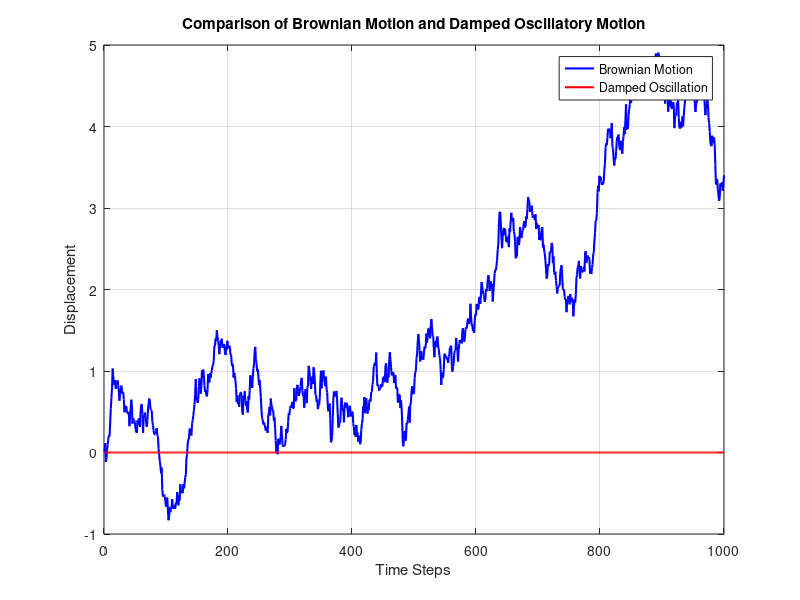
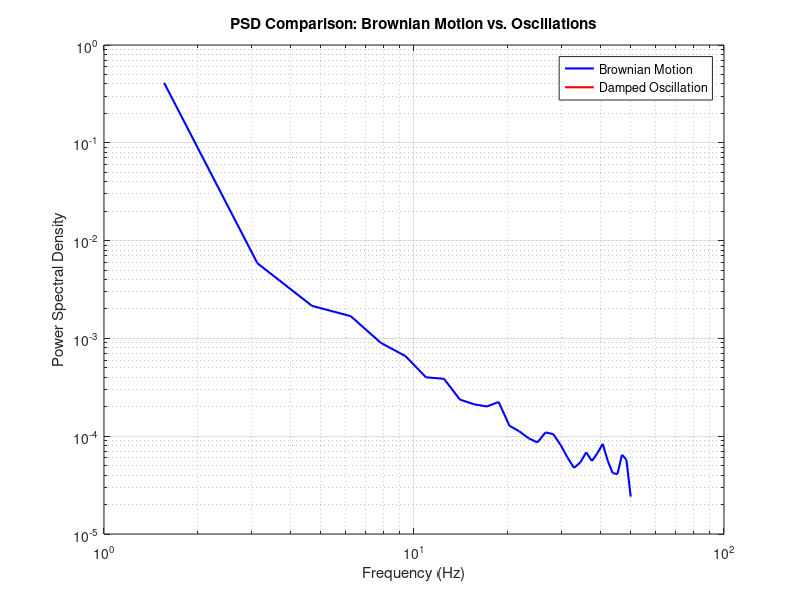

MATLAB code for these plots, in order:
clear; clc; close all;

%% Parameters
T = 1000;       % Number of time steps
dt = 0.01;      % Time step size
sigma = 1;      % Brownian motion intensity
gamma = 0.1;    % Damping coefficient
omega = 1.0;    % Natural frequency of the oscillator

%% Brownian Motion Simulation
xi = sigma * sqrt(dt) * randn(1, T); % Gaussian noise
x_bm = cumsum(xi); % Cumulative sum for Brownian motion

%% Damped Harmonic Oscillator Simulation
x_osc = zeros(1, T);
v = 0; % Initial velocity

for t = 2:T
    a = -omega^2 * x_osc(t-1) - gamma * v; % Acceleration
    v = v + a * dt; % Update velocity
    x_osc(t) = x_osc(t-1) + v * dt; % Update position
end

%% Plot Time Series
figure;
plot(1:T, x_bm, 'b', 'LineWidth', 1.5); hold on;
plot(1:T, x_osc, 'r', 'LineWidth', 1.5);
xlabel('Time Steps');
ylabel('Displacement');
legend('Brownian Motion', 'Damped Oscillation');
title('Comparison of Brownian Motion and Damped Oscillatory Motion');
grid on;

%% Compute Power Spectral Density (PSD)
fs = 1/dt; % Sampling frequency
[psd_bm, f_bm] = pwelch(x_bm, [], [], [], fs);
[psd_osc, f_osc] = pwelch(x_osc, [], [], [], fs);

%% Plot PSD
figure;
loglog(f_bm, psd_bm, 'b', 'LineWidth', 1.5); hold on;
loglog(f_osc, psd_osc, 'r', 'LineWidth', 1.5);
xlabel('Frequency (Hz)');
ylabel('Power Spectral Density');
legend('Brownian Motion', 'Damped Oscillation');
title('PSD Comparison: Brownian Motion vs. Oscillations');
grid on;
